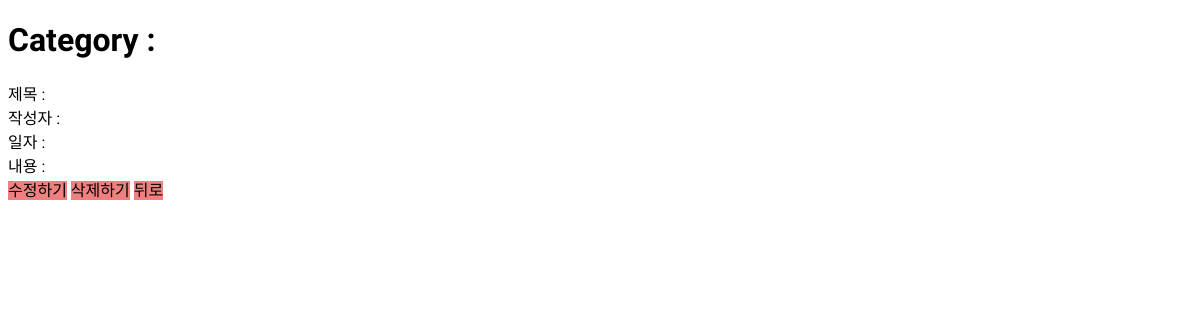
/detail/32, run on an earlier commit of the app's database.
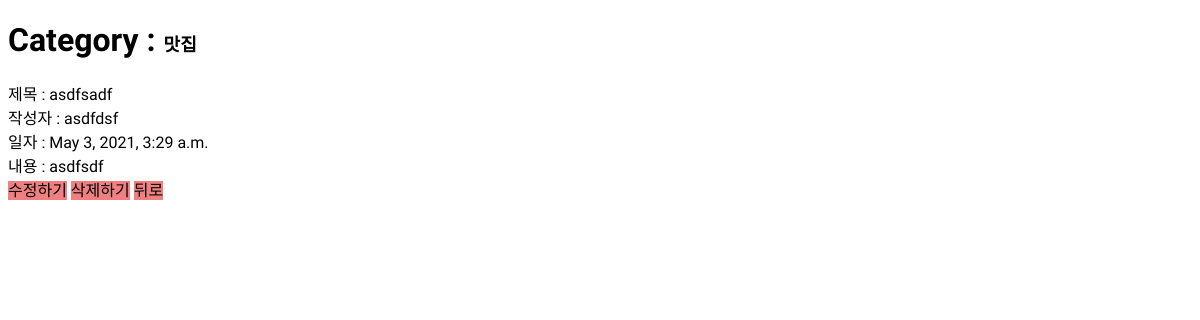
And on a later commit of the database.
### readdataapp/models.py (models this page shows, shortened)
class Article(models.Model):
    category = models.ForeignKey(Category, on_delete=models.CASCADE, related_name='article')
    writer = models.CharField(max_length=64)
    title = models.CharField(max_length=64)
    contents = models.TextField()
    date = models.DateTimeField(auto_now=True)
    is_delated = models.BooleanField(default=False)

class Category(models.Model):
    name = models.CharField(max_length=64)
    def __str__(self):
        return self.name

### readdataapp/views.py (the view)
# urls.py: path('detail/<int:article_pk>', views.detail, name='detail'),
def detail(request, article_pk):
    article = Article.objects.filter(pk=article_pk).first()
    context = {
        'article' : article,
        'article_pk' : article_pk,
    }
    return render(request, 'detail.html', context)

### readdataapp/templates/detail.html (shortened to what this page needs)
<!DOCTYPE html>
<html lang="ko">
<head>
    {% load static %}
    <link rel="stylesheet" type="text/css" href="{% static 'css/index.css' %}">
    <link rel="stylesheet" type="text/css" href="{% static 'css/category.css' %}">
</head>
<body>
    <h1>Category : <span class="heading">{{article.category}}</span></h1>
    제목 : {{article.title}}  <br>
    작성자 : {{article.writer}} <br>
    일자 : {{article.date}} <br>
    내용 : {{article.contents}}<br>
    <a href="{% url 'edit' article.pk %}">수정하기</a>
    <a onclick="return confirm('정말 삭제하시겠습니까?');" href="{% url 'delete' article.pk %}">삭제하기</a>
    <a href="{% url 'category' article.category.pk %}">뒤로</a>
</body>
</html>

What changed in the data, as far as the page shows it:
added Article: category "맛집", title "asdfsadf", writer "asdfdsf", date "May 3, 2021, 3:29 a.m.", contents "asdfsdf"
